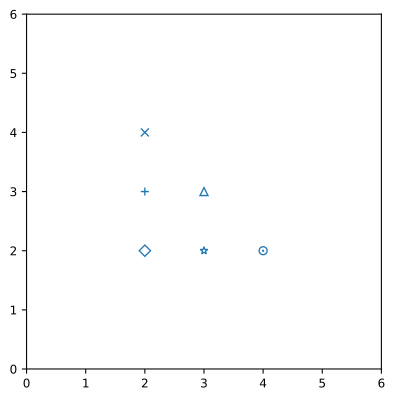

The script that drew this image:
from regions import PixCoord, PointPixelRegion, RegionVisual
import matplotlib.pyplot as plt

fig, ax = plt.subplots(1, 1)

regs = []
regs.append(PointPixelRegion(PixCoord(2, 2),
            visual=RegionVisual(marker='D')))
regs.append(PointPixelRegion(PixCoord(2, 3),
            visual=RegionVisual(marker='+')))
regs.append(PointPixelRegion(PixCoord(3, 3),
            visual=RegionVisual(marker='^')))
regs.append(PointPixelRegion(PixCoord(3, 2),
            visual=RegionVisual(marker='*')))
regs.append(PointPixelRegion(PixCoord(2, 4),
            visual=RegionVisual(marker='x')))
regs.append(PointPixelRegion(PixCoord(4, 2)))
for reg in regs:
    reg.plot(ax=ax)

ax.set_xlim(0, 6)
ax.set_ylim(0, 6)
ax.set_aspect('equal')
